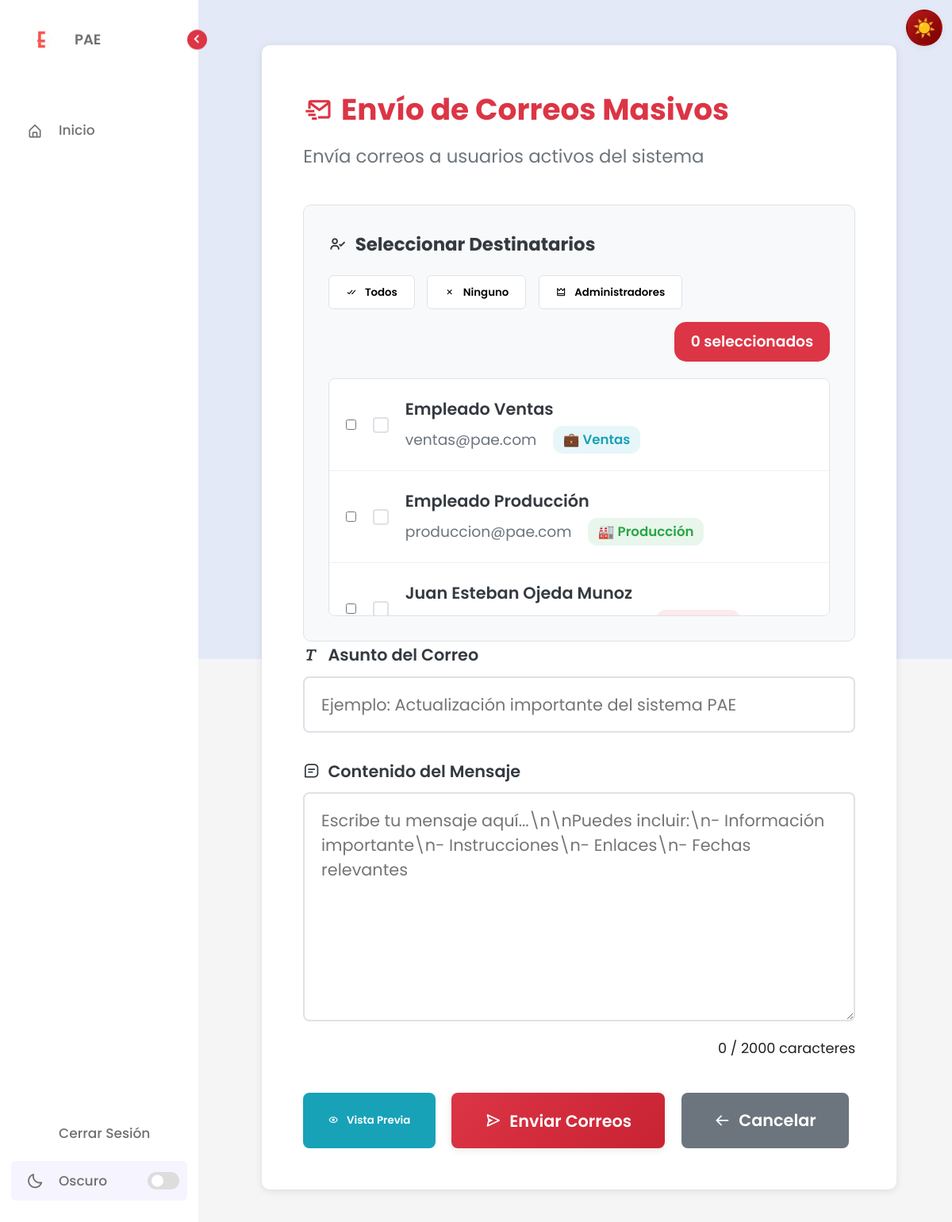
/usuarios/correos/ (signed in), run on the app's committed database.
### modelos/usuarios/models.py (models this page shows, shortened)
class Usuario(models.Model):
    ROL_CHOICES = [
        ('A', 'Administrador'),
        ('EP', 'Empleado Producción'),
        ('EV', 'Empleado Ventas'),
    ]
    ESTADO_CHOICES = [
        ('A', 'Activo'),
        ('I', 'Inactivo'),
    ]
    id_usu = models.AutoField(
        primary_key=True,
        db_column='id_usu',
        verbose_name='ID Usuario'
    )
    documento = models.IntegerField(
        unique=True,
        null=True,  # Temporalmente nullable para migraciones
        blank=True,
        verbose_name='Documento',
        help_text='Número de identificación (Cédula, TI, etc.)'
    )
    nombres = models.CharField(
        max_length=50,
        verbose_name='Nombres',
        help_text='Nombres completos del usuario',
        default='Sin nombre'
    )
    apellidos = models.CharField(
        max_length=50,
        verbose_name='Apellidos',
        help_text='Apellidos completos del usuario',
        default='Sin apellido'
    )
    telefono = models.BigIntegerField(
        verbose_name='Teléfono',
        default=0
    )
    direccion = models.CharField(
        max_length=100,
        verbose_name='Dirección',
        default='Sin dirección'
    )
    correo = models.EmailField(
        max_length=100,
        unique=True,
        verbose_name='Correo Electrónico',
        default='usuario@ejemplo.com'
    )
    rol = models.CharField(
        max_length=2,
        choices=ROL_CHOICES,
        verbose_name='Rol',
        help_text='Rol del usuario en el sistema',
        default='EV'
    )
    password = models.CharField(
        max_length=256,
        verbose_name='Contraseña',
        default='sin_password'
    )
    estado = models.CharField(
        max_length=1,
        choices=ESTADO_CHOICES,
        default='A',
        verbose_name='Estado'
    )
    class Meta:
        db_table = 'usuarios'
        verbose_name = 'Usuario'
        verbose_name_plural = 'Usuarios'
        ordering = ['nombres', 'apellidos']
    @property
    def nombre_completo(self):
        return f"{self.nombres} {self.apellidos}"

### modelos/usuarios/views.py (the view, shortened to what this page needs)
# urls.py: path('correos/', views.enviar_correos, name='correos'),
def enviar_correos(request):
    usuarios_list = Usuario.objects.filter(estado='A').order_by('nombres')
    context = {
        'usuarios': usuarios_list
    }
    return render(request, 'usuarios/correos.html', context)

### templates/usuarios/correos.html (shortened to what this page needs)
{% extends 'base.html' %}
{% load static %}
{% block extra_css %}
<link rel="stylesheet" href="{% static 'css/usuarios.css' %}?v=3">
{% endblock %}
{% block content %}
<section class="home">
    <div class="form-center-wrapper">
    <div class="card-form">
        <div class="formulario">
            <h2><i class='bx bx-mail-send'></i> Envío de Correos Masivos</h2>
            <p class="descripcion">Envía correos a usuarios activos del sistema</p>
            <form method="post" class="form-correos">
                <div class="campo-destinatarios">
                    <label class="label-principal">
                        <i class='bx bx-user-check'></i>
                        Seleccionar Destinatarios
                    </label>
                    <div class="controles-seleccion">
                        <button type="button" id="seleccionarTodos" class="btn-control">
                            <i class='bx bx-check-double'></i>
                            Todos
                        </button>
                        <button type="button" id="deseleccionarTodos" class="btn-control">
                            <i class='bx bx-x'></i>
                            Ninguno
                        </button>
                        <button type="button" id="soloAdmins" class="btn-control">
                            <i class='bx bx-crown'></i>
                            Administradores
                        </button>
                        <span class="contador-seleccionados">0 seleccionados</span>
                    </div>
                    <div class="lista-usuarios">
                        {% for usuario in usuarios %}
                        <div class="usuario-item">
                            <label class="usuario-checkbox">
                                <input type="checkbox"
                                       name="destinatarios"
                                       value="{{ usuario.correo }}"
                                       data-rol="{{ usuario.rol }}">
                                <div class="checkbox-custom"></div>
                                <div class="usuario-info">
                                    <div class="usuario-nombre">
                                        {{ usuario.nombre_completo }}
                                    </div>
                                    <div class="usuario-datos">
                                        <span class="correo">{{ usuario.correo }}</span>
                                        <span class="rol rol-{{ usuario.rol|lower }}">
                                            {% if usuario.rol == 'A' %}
                                                👤 Admin
                                            {% elif usuario.rol == 'EP' %}
                                                🏭 Producción
                                            {% else %}
                                                💼 Ventas
                                            {% endif %}
                                        </span>
                                    </div>
                                </div>
                            </label>
                        </div>
                        {% endfor %}
                    </div>
                </div>
                <div class="fila">
                    <div class="campo full">
                        <label for="asunto">
                            <i class='bx bx-text'></i>
                            Asunto del Correo
                        </label>
                        <input type="text"
                               id="asunto"
                               name="asunto"
                               required
                               placeholder="Ejemplo: Actualización importante del sistema PAE"
                               class="input"
                               value="{{ request.POST.asunto }}">
                    </div>
                </div>
                <div class="fila">
                    <div class="campo full">
                        <label for="mensaje">
                            <i class='bx bx-message-square-detail'></i>
                            Contenido del Mensaje
                        </label>
                        <textarea id="mensaje"
                                  name="mensaje"
                                  required
                                  placeholder="Escribe tu mensaje aquí...\n\nPuedes incluir:\n- Información importante\n- Instrucciones\n- Enlaces\n- Fechas relevantes"
                                  class="textarea"
                                  rows="8">{{ request.POST.mensaje }}</textarea>
                        <div class="contador-caracteres">
                            <span id="caracteres">0</span> / 2000 caracteres
                        </div>
                    </div>
                </div>
                <div class="botones">
                    <button type="button" id="btnPreview" class="btn-preview">
                        <i class='bx bx-show'></i>
                        Vista Previa
                    </button>
                    <button type="submit" class="btn-primario enviar-btn">
                        <i class='bx bx-send'></i>
                        <span class="btn-text">Enviar Correos</span>
                    </button>
                    <a href="{% url 'usuarios:index' %}" class="btn-secundario">
                        <i class='bx bx-arrow-back'></i>
                        Cancelar
                    </a>
                </div>
            </form>
        </div>
    </div>
    </div>
</section>
{% endblock %}

### static/css/navbar.css (style rules this page uses)
:root { --body-color: #E4E9F7; --sidebar-color: #FFF; --primary-color: #b71c1c; --primary-color-light: #F6F5FF; --toggle-color: #DDD; --text-color: #707070; --tran-03: all 0.2s ease; --tran-03: all 0.3s ease; --tran-04: all 0.3s ease; --tran-05: all 0.3s ease; }
body { min-height: 100vh; background-color: var(--body-color); transition: var(--tran-05); font-family: 'Poppins', sans-serif; }
.home { position: absolute; top: 0; left: 250px; height: 100vh; width: calc(100% - 250px); background-color: var(--body-color); transition: var(--tran-05); }

### static/css/estilos.css (style rules this page uses)
:root { --color-principal: #b71c1c; --color-principal-hover: #7f0000; --fondo-principal: #121212; --fondo-secundario: #1E1E1E; --texto-principal: #EAEAEA; --texto-secundario: #A8A8A8; --color-borde: #2C2C2C; --sombra-card: 0 2px 10px rgba(0,0,0,0.1); }
* { margin: 0; padding: 0; box-sizing: border-box; font-family: "Poppins", 'Segoe UI', Tahoma, Geneva, Verdana, sans-serif; }
html { scroll-behavior: smooth; height: 100%; font-size: 130%; }
body { background-color: #f5f5f5; color: #212121; line-height: 1.6; min-height: 100vh; }

### static/css/theme.css (style rules this page uses)
:root { --bg: #f5f5f5; --bg-alt: #ffffff; --text: #212121; --text-soft: #666666; --border: #dddddd; --accent: var(--color-principal, #b71c1c); --accent-hover: var(--color-principal-hover, #7f0000); --radius: 14px; --shadow-sm: 0 2px 8px rgba(0,0,0,.06); --shadow-md: 0 8px 28px -6px rgba(0,0,0,.18); --gradient-accent: linear-gradient(135deg,var(--accent),var(--accent-hover)); --transition-base: .25s cubic-bezier(.4,0,.2,1); }
html, body { background: var(--bg); color: var(--text); }
* { transition: background-color var(--transition-base), color var(--transition-base), border-color var(--transition-base); }

### data on the page
Usuario: nombre_completo "Empleado Ventas", correo "ventas@pae.com", rol "💼 Ventas"
Usuario: nombre_completo "Empleado Producción", correo "produccion@pae.com", rol "🏭 Producción"
Usuario: nombre_completo "Juan Esteban Ojeda Munoz"
